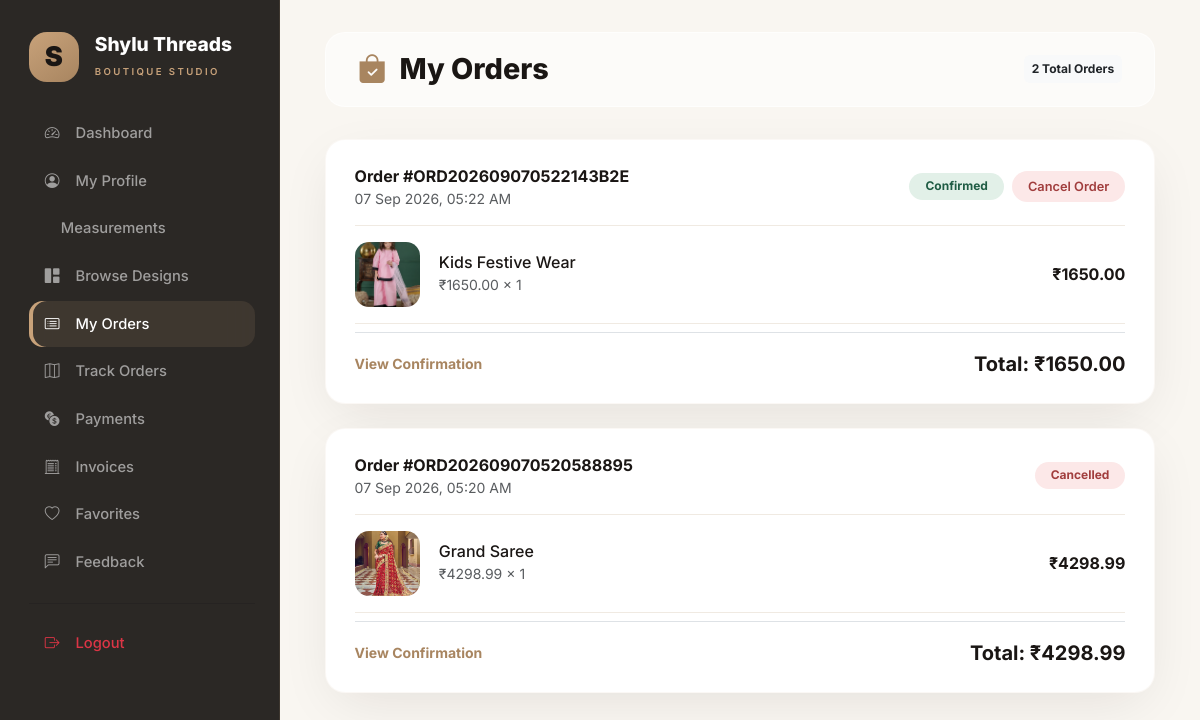
The page /customer/orders/ (signed in) on the database its author committed.
### app/models.py (models this page shows, shortened)
class Order(models.Model):
    class OrderStatus(models.TextChoices):
        PENDING = "PENDING", "Pending"
        CONFIRMED = "CONFIRMED", "Confirmed"
        PROCESSING = "PROCESSING", "Processing"
        STITCHING = "STITCHING", "Stitching"
        READY = "READY", "Ready"
        SHIPPED = "SHIPPED", "Shipped"
        DELIVERED = "DELIVERED", "Delivered"
        CANCELLED = "CANCELLED", "Cancelled"
    class PaymentStatus(models.TextChoices):
        PENDING = "PENDING", "Pending"
        PAID = "PAID", "Paid"
        FAILED = "FAILED", "Failed"
        REFUNDED = "REFUNDED", "Refunded"
    class PaymentMethod(models.TextChoices):
        COD = "COD", "Cash on Delivery"
        CARD = "CARD", "Credit / Debit Card"
        UPI = "UPI", "UPI / QR Code"
        DEMO = "DEMO", "Demo Payment"
        RAZORPAY = "RAZORPAY", "Razorpay"
        STRIPE = "STRIPE", "Stripe"
    customer = models.ForeignKey(
        settings.AUTH_USER_MODEL,
        on_delete=models.PROTECT,
        related_name="orders"
    )
    order_number = models.CharField(max_length=30, unique=True, db_index=True)
    subtotal = models.DecimalField(max_digits=10, decimal_places=2, default=Decimal("0.00"))
    shipping_charge = models.DecimalField(max_digits=10, decimal_places=2, default=Decimal("0.00"))
    total_amount = models.DecimalField(max_digits=10, decimal_places=2, default=Decimal("0.00"))
    shipping_name = models.CharField(max_length=150)
    shipping_email = models.EmailField()
    shipping_phone = models.CharField(max_length=20)
    shipping_address = models.TextField()
    shipping_city = models.CharField(max_length=100, blank=True)
    shipping_state = models.CharField(max_length=100, blank=True)
    shipping_pincode = models.CharField(max_length=10, blank=True)
    payment_method = models.CharField(
        max_length=20,
        choices=PaymentMethod.choices,
        default=PaymentMethod.COD
    )
    payment_status = models.CharField(
        max_length=20,
        choices=PaymentStatus.choices,
        default=PaymentStatus.PENDING
    )
    order_status = models.CharField(
        max_length=20,
        choices=OrderStatus.choices,
        default=OrderStatus.PENDING
    )
    notes = models.TextField(blank=True)
    created_at = models.DateTimeField(auto_now_add=True)
    updated_at = models.DateTimeField(auto_now=True)
    class Meta:
        ordering = ["-created_at"]
        verbose_name = "Order"
        verbose_name_plural = "Orders"

class OrderItem(models.Model):
    order = models.ForeignKey(
        Order,
        on_delete=models.CASCADE,
        related_name="items"
    )
    design = models.ForeignKey(
        Design,
        on_delete=models.PROTECT,
        related_name="order_items"
    )
    quantity = models.PositiveIntegerField(validators=[MinValueValidator(1)])
    price = models.DecimalField(max_digits=10, decimal_places=2)
    subtotal = models.DecimalField(max_digits=10, decimal_places=2)
    measurement = models.ForeignKey(
        Measurement,
        on_delete=models.SET_NULL,
        blank=True,
        null=True,
        related_name="order_items"
    )
    notes = models.TextField(blank=True)
    class Meta:
        verbose_name = "Order Item"
        verbose_name_plural = "Order Items"

class Design(models.Model):
    BADGE_CHOICES = [
        ("", "No Badge"),
        ("new", "New Arrival"),
        ("premium", "Premium"),
        ("bestseller", "Bestseller"),
        ("trending", "Trending"),
        ("popular", "Popular"),
        ("signature", "Signature"),
        ("luxury", "Luxury"),
        ("special", "Special"),
        ("bridal", "Bridal"),
        ("couture", "Couture"),
    ]
    design_id = models.CharField(max_length=20, unique=True, db_index=True)
    name = models.CharField(max_length=200)
    category = models.ForeignKey(
        Category,
        on_delete=models.SET_NULL,
        null=True,
        blank=True,
        related_name="designs"
    )
    description = models.TextField(blank=True)
    price = models.DecimalField(
        max_digits=10,
        decimal_places=2,
        validators=[MinValueValidator(Decimal("0.00"))]
    )
    image = models.ImageField(upload_to="designs/", blank=True, null=True)
    fabric = models.CharField(max_length=100, blank=True)
    color = models.CharField(max_length=100, blank=True)
    size = models.CharField(max_length=100, blank=True)
    badge = models.CharField(
        max_length=30,
        choices=BADGE_CHOICES,
        blank=True,
        default=""
    )
    rating = models.DecimalField(
        max_digits=3,
        decimal_places=1,
        default=Decimal("0.0"),
        validators=[
            MinValueValidator(Decimal("0.0")),
            MaxValueValidator(Decimal("5.0")),
        ]
    )
    review_count = models.PositiveIntegerField(default=0)
    available = models.BooleanField(default=True)
    is_active = models.BooleanField(default=True)
    featured = models.BooleanField(default=False)
    stock_quantity = models.PositiveIntegerField(default=0)
    created_at = models.DateTimeField(auto_now_add=True)
    updated_at = models.DateTimeField(auto_now=True)
    class Meta:
        ordering = ["-created_at"]
        verbose_name = "Design"
        verbose_name_plural = "Designs"

### app/views.py (the view)
# urls.py: path("customer/orders/", views.orders, name="orders"),
@customer_required
def orders(request):
    order_list = Order.objects.filter(customer=request.user).prefetch_related("items__design").order_by("-created_at")
    return render(request, "customer/orders.html", {"orders": order_list})

### app/views.py (called while the page is built)
def is_customer(user):
    return user.is_authenticated and not (user.is_staff or user.is_superuser)

### app/templates/customer/orders.html (shortened to what this page needs)
{% load static %}
<!DOCTYPE html>
<html lang="en">
<head>
  <link href="https://cdn.jsdelivr.net/npm/bootstrap-icons@1.11.1/font/bootstrap-icons.css" rel="stylesheet" />
  <link href="https://cdn.jsdelivr.net/npm/bootstrap@5.3.2/dist/css/bootstrap.min.css" rel="stylesheet" />
</head>
<body>
<aside class="premium-sidebar" id="sidebar">
    <div class="sidebar-brand mb-4">
        <div class="d-flex align-items-center gap-3 mb-1">
            <div class="brand-icon">S</div>
            <div class="brand-text">
                <h5 class="mb-0">Shylu Threads</h5>
                <span class="subtitle">Boutique Studio</span>
            </div>
        </div>
    </div>
    <nav class="nav flex-column flex-grow-1">
        <a class="nav-link-premium" href="{% url 'customer_dashboard' %}"><i class="bi bi-speedometer2"></i> Dashboard</a>
        <a class="nav-link-premium" href="{% url 'profile' %}"><i class="bi bi-person-circle"></i> My Profile</a>
        <a class="nav-link-premium" href="{% url 'measurements' %}"> Measurements</a>
        <a class="nav-link-premium" href="{% url 'designs' %}"><i class="bi bi-grid-1x2-fill"></i> Browse Designs</a>
        <a class="nav-link-premium active" href="{% url 'orders' %}"><i class="bi bi-card-list"></i> My Orders</a>
        <a class="nav-link-premium" href="{% url 'tracking' %}"><i class="bi bi-map"></i> Track Orders</a>
        <a class="nav-link-premium" href="{% url 'payments' %}"><i class="bi bi-currency-exchange"></i> Payments</a>
        <a class="nav-link-premium" href="{% url 'invoices' %}"><i class="bi bi-receipt-cutoff"></i> Invoices</a>
        <a class="nav-link-premium" href="{% url 'favorites' %}"><i class="bi bi-heart"></i> Favorites</a>
        <a class="nav-link-premium" href="{% url 'feedback' %}"><i class="bi bi-chat-left-text"></i> Feedback</a>
        <hr class="sidebar-divider" />
        <a class="nav-link-premium text-danger" href="{% url 'logout' %}"><i class="bi bi-box-arrow-right"></i> Logout</a>
    </nav>
</aside>
<main class="main-content">
    <div class="top-bar">
        <h1><i class="bi bi-bag-check-fill" style="color: var(--gold-dark);"></i> My Orders</h1>
        <span class="badge bg-light text-dark p-2">{{ orders|length }} Total Order{{ orders|length|pluralize }}</span>
    </div>
    {% for order in orders %}
        <div class="order-card">
            <div class="order-header">
                <div>
                    <strong>Order #{{ order.order_number }}</strong>
                    <div class="small text-muted">{{ order.created_at|date:"d M Y, h:i A" }}</div>
                </div>
                <div class="d-flex align-items-center gap-2">
                    <span class="status-badge {{ order.order_status }}">{{ order.get_order_status_display }}</span>
                    {% if order.order_status == 'PENDING' or order.order_status == 'CONFIRMED' %}
                        <form method="post" action="{% url 'cancel_order' order.order_number %}" class="d-inline" onsubmit="return confirm('Are you sure you want to cancel this order?')">
                            <button type="submit" class="btn-cancel-order">Cancel Order</button>
                        </form>
                    {% endif %}
                </div>
            </div>
            {% for item in order.items.all %}
                <div class="order-item-row">
                    {% if item.design.image %}
                        <img src="{{ item.design.image.url }}" alt="{{ item.design.name }}" class="order-thumb" />
                    {% else %}
                        <div class="order-thumb bg-light d-flex align-items-center justify-content-center"><i class="bi bi-image"></i></div>
                    {% endif %}
                    <div class="flex-grow-1">
                        <h6 class="mb-0">{{ item.design.name }}</h6>
                        <small class="text-muted">₹{{ item.price|floatformat:2 }} × {{ item.quantity }}</small>
                    </div>
                    <div class="fw-bold">₹{{ item.subtotal|floatformat:2 }}</div>
                </div>
            {% endfor %}
            <div class="d-flex justify-content-between align-items-center pt-3 border-top mt-2">
                <a href="{% url 'order_confirmation' order.order_number %}" class="small text-decoration-none fw-bold" style="color: var(--gold-dark);">View Confirmation</a>
                <div class="fw-bold fs-5">Total: ₹{{ order.total_amount|floatformat:2 }}</div>
            </div>
        </div>
    {% endfor %}
</main>
</body>
</html>

### app/templates/customer/orders.html (style rules this page uses)
:root { --gold: #C8A27A; --gold-dark: #A88560; --gold-light: #E5D2BF; --gold-glow: rgba(200, 162, 122, 0.35); --charcoal: #1A1614; --cream: #F9F6F1; --cream-dark: #F0EAE2; --glass-bg: rgba(255, 255, 255, 0.55); --glass-border: rgba(255, 255, 255, 0.6); --text-primary: #1A1614; --text-secondary: #6B5D52; --shadow-card: 0 16px 56px -12px rgba(26, 22, 20, 0.10); --shadow-hover: 0 24px 72px -16px rgba(26, 22, 20, 0.20); --radius-lg: 32px; --radius-md: 20px; --radius-sm: 14px; --transition: 0.4s cubic-bezier(0.22, 1, 0.36, 1); }
* { margin: 0; padding: 0; box-sizing: border-box; }
body { font-family: 'Inter', -apple-system, BlinkMacSystemFont, sans-serif; min-height: 100vh; display: flex; background: var(--cream); color: var(--text-primary); overflow-x: hidden; }
.premium-sidebar { position: fixed; top: 0; left: 0; bottom: 0; width: 280px; background: rgba(26, 22, 20, 0.92); backdrop-filter: blur(24px); padding: 2rem 1.5rem 2rem 1.8rem; display: flex; flex-direction: column; z-index: 1050; border-right: 1px solid rgba(200, 162, 122, 0.12); transition: transform 0.4s cubic-bezier(0.22, 1, 0.36, 1); overflow-y: auto; }
.sidebar-brand .brand-icon { width: 50px; height: 50px; background: linear-gradient(145deg, var(--gold), var(--gold-dark)); border-radius: 18px; display: flex; align-items: center; justify-content: center; font-size: 1.7rem; font-weight: 900; color: #1A1614; }
.brand-text h5 { font-weight: 800; color: #FFFFFF; font-size: 1.2rem; }
.brand-text .subtitle { font-size: 0.6rem; text-transform: uppercase; letter-spacing: 0.25em; color: var(--gold); font-weight: 600; }
.nav-link-premium { display: flex; align-items: center; gap: 1rem; padding: 0.75rem 1rem; border-radius: var(--radius-sm); color: rgba(255, 255, 255, 0.55); font-weight: 500; font-size: 0.92rem; transition: all var(--transition); margin-bottom: 0.1rem; text-decoration: none !important; }
.nav-link-premium:hover, .nav-link-premium.active { color: #FFFFFF; background: rgba(200, 162, 122, 0.12); text-decoration: none !important; }
.nav-link-premium.active { box-shadow: inset 4px 0 0 var(--gold); }
.main-content { margin-left: 280px; flex: 1; padding: 2rem 2.8rem; min-height: 100vh; }
.top-bar { display: flex; justify-content: space-between; align-items: center; margin-bottom: 2rem; padding: 1.2rem 2rem; background: var(--glass-bg); border-radius: var(--radius-md); border: 1px solid var(--glass-border); }
.top-bar h1 { font-size: 1.8rem; font-weight: 800; margin: 0; display: flex; align-items: center; gap: 0.8rem; }
.order-card { background: #FFFFFF; border-radius: var(--radius-md); padding: 1.5rem 1.8rem; margin-bottom: 1.5rem; box-shadow: var(--shadow-card); border: 1px solid rgba(200, 162, 122, 0.08); transition: all var(--transition); }
.order-header { display: flex; justify-content: space-between; align-items: center; padding-bottom: 1rem; border-bottom: 1px solid var(--cream-dark); flex-wrap: wrap; gap: 0.8rem; }
.order-item-row { display: flex; align-items: center; gap: 1.2rem; padding: 1rem 0; border-bottom: 1px solid var(--cream-dark); }
.order-thumb { width: 65px; height: 65px; border-radius: var(--radius-sm); object-fit: cover; }
.status-badge { padding: 0.3rem 1rem; border-radius: 60px; font-size: 0.75rem; font-weight: 700; }
.status-badge.CONFIRMED, .status-badge.DELIVERED { background: #E2F0E8; color: #1F5C44; }
.status-badge.CANCELLED { background: #FCE8E8; color: #A13D3D; }
.btn-cancel-order { color: #A13D3D; background: #FCE8E8; border: none; padding: 0.35rem 1rem; border-radius: 60px; font-size: 0.8rem; font-weight: 600; }

### rows shown on the page
Order: order_number "ORD202609070522143B2E", created_at "07 Sep 2026, 05:22 AM", order_status "Confirmed", shows "Cancel Order", total_amount "1650.00"
OrderItem: design.image (picture), design.name "Kids Festive Wear", price "1650.00", quantity "1", subtotal "1650.00"
Order: order_number "ORD202609070520588895", created_at "07 Sep 2026, 05:20 AM", order_status "Cancelled", total_amount "4298.99"
OrderItem: design.image (picture), design.name "Grand Saree", price "4298.99", quantity "1", subtotal "4298.99"

### other values the page prints
{{ orders|length }} "2"
